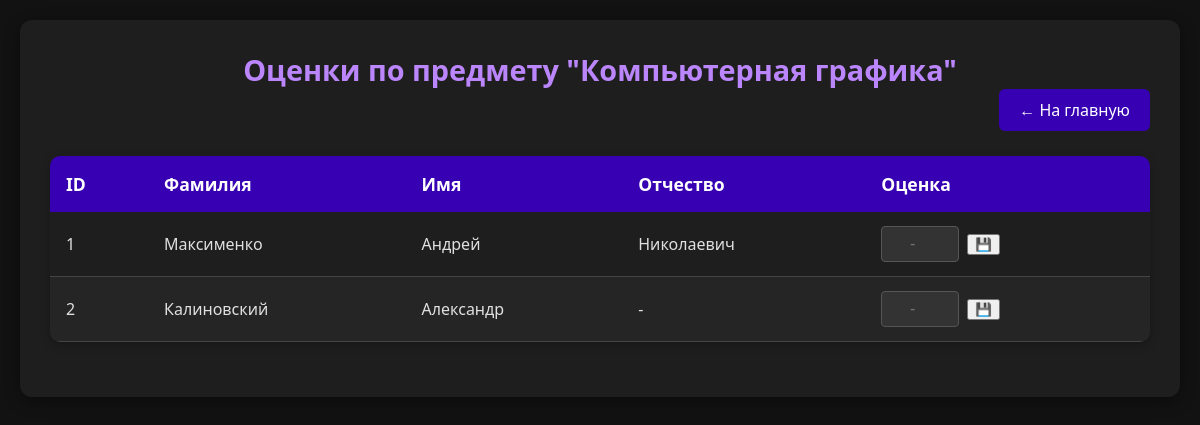
The app's page /kg (signed in), older data.
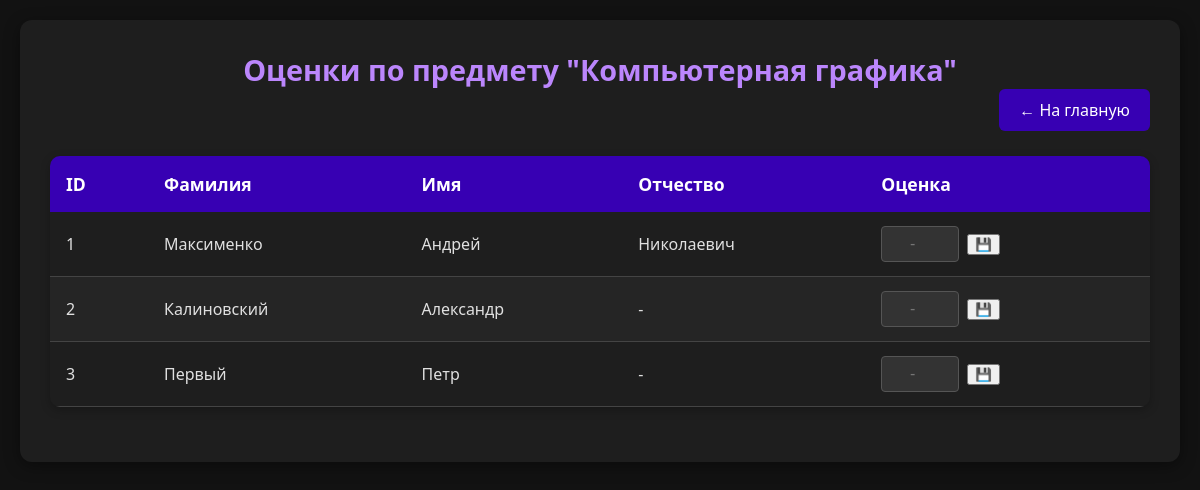
The same page, newer data.
### app.py (models this page shows)
class Student(db.Model):
    id = db.Column(db.Integer, primary_key=True)
    name = db.Column(db.String(50), nullable=False)
    surname = db.Column(db.String(50), nullable=False)
    patronymic = db.Column(db.String(50), nullable=True)

### app.py (the view)
@app.route('/kg')
@login_required
def kg():
    data = get_subject_data('Компьютерная графика')
    return render_template('kg.html', **data)

### app.py (called while the page is built)
@login_manager.user_loader
def load_user(user_id):
    return User.query.get(int(user_id))

def get_subject_data(subject_name):
    students = Student.query.all()
    grades = {}
    for grade in Grades.query.filter_by(subject=subject_name.lower()).all():
        grades[grade.student_id] = grade.grade
    return {
        'students_list': students,
        'grades': grades,
        'current_subject': subject_name
    }

### templates/kg.html (shortened to what this page needs)
<!DOCTYPE html>
<html lang="ru">
<head>
    <link rel="stylesheet" href="{{ url_for('static', filename='subject-table.css') }}">
</head>
<body class="subject-page">
    <div class="subject-container">
        <h1 class="subject-title">Оценки по предмету "Компьютерная графика"</h1>
        <div class="action-buttons">
            <a href="{{ url_for('home') }}" class="btn btn-primary">← На главную</a>
        </div>
        <table class="grades-table">
            <thead>
                <tr>
                    <th>ID</th>
                    <th>Фамилия</th>
                    <th>Имя</th>
                    <th>Отчество</th>
                    <th>Оценка</th>
                </tr>
            </thead>
            <tbody>
                {% for student in students_list %}
                <tr>
                    <td>{{ student.id }}</td>
                    <td>{{ student.surname }}</td>
                    <td>{{ student.name }}</td>
                    <td>{{ student.patronymic or '-' }}</td>
                    <td>
                        <form class="grade-form" method="POST" action="{{ url_for('save_grade') }}">
                            <input class="grade-input" type="number" name="grade"
                                   min="2" max="5"
                                   value="{{ grades.get(student.id, '') }}"
                                   placeholder="{{ '-' if not grades.get(student.id) else '' }}">
                            <button class="save-btn" type="submit">💾</button>
                        </form>
                    </td>
                </tr>
                {% else %}
                <tr>
                    <td colspan="5" class="no-data">Нет данных о студентах</td>
                </tr>
                {% endfor %}
            </tbody>
        </table>
    </div>
</body>
</html>

Row changes from the older to the newer data that the page shows:
added Student: id "3", surname "Первый", name "Петр", patronymic "-", grade "-"
